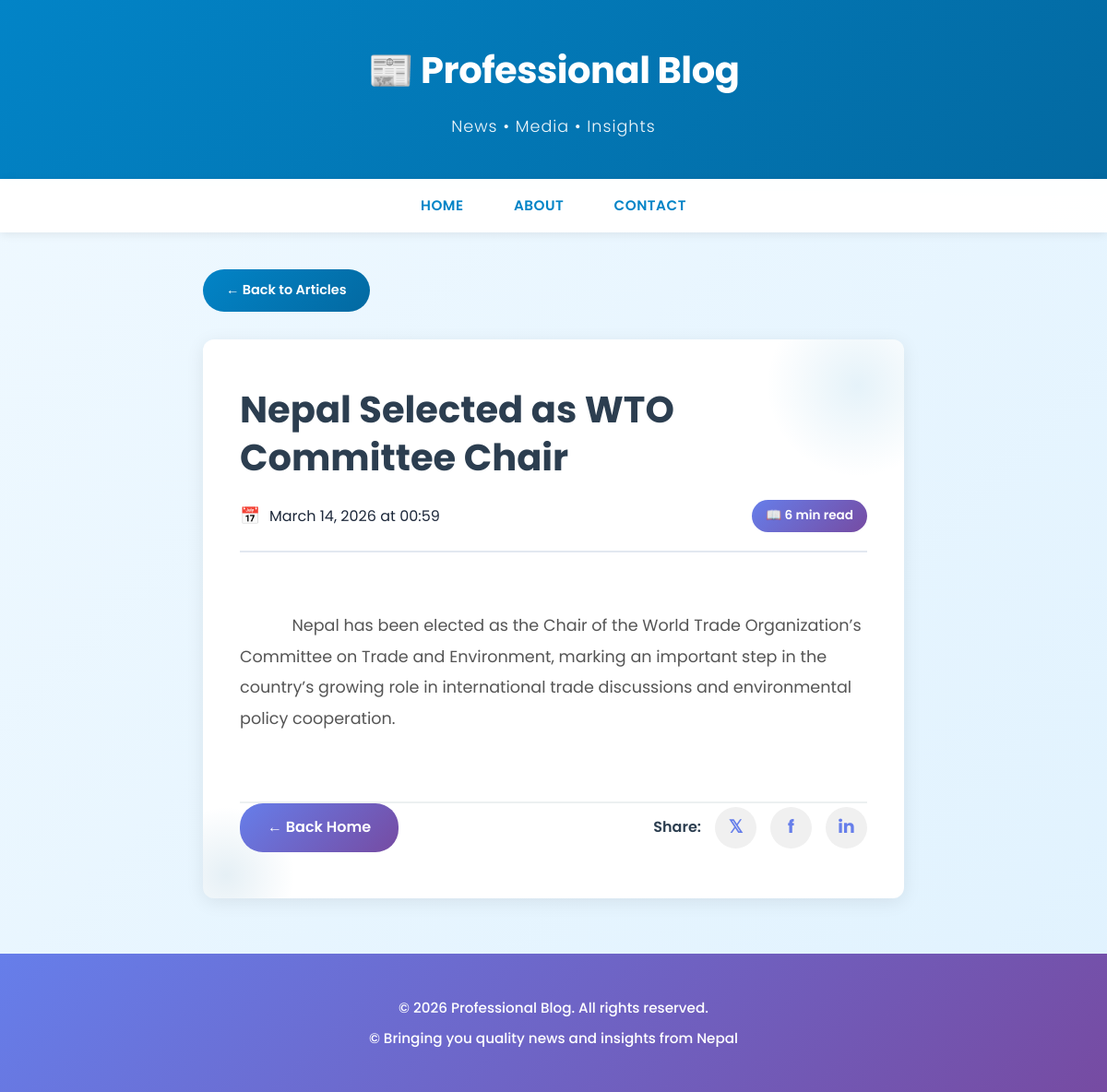
/post/5/, run on the app's committed database.
### posts/models.py (models this page shows)
class Post(models.Model):
    title=models.CharField(max_length=100)
    body=models.CharField(max_length=1000000)
    created_at=models.DateTimeField(default=datetime.now, blank=True)

### posts/views.py (the view)
# urls.py: path('post/<str:pk>/', views.post, name='post'),
def post(request,pk):
    posts=Post.objects.get(id=pk)
    return render(request, 'posts.html', {'posts': posts})

### templates/posts.html (shortened to what this page needs)
<!DOCTYPE html>
<html lang="en">
<head>
</head>
<body>
<header>
    <h1>📰 Professional Blog</h1>
    <p>News • Media • Insights</p>
</header>
<nav>
    <a href="/">Home</a>
    <a href="/#about">About</a>
    <a href="/#contact">Contact</a>
</nav>
<div class="container">
    <a href="/" class="back-button">← Back to Articles</a>
    <article>
        <h1>{{ posts.title }}</h1>
        <div class="article-meta">
            <span class="article-date">{{ posts.created_at|date:"F d, Y \a\t H:i" }}</span>
            <span class="article-reading-time">📖 6 min read</span>
        </div>
        <div class="article-content">
            {{ posts.body }}
        </div>
        <div class="article-footer">
            <a href="/">← Back Home</a>
            <div class="article-share">
                <span style="color: #2c3e50; font-weight: 600; position: relative; z-index: 1;">Share:</span>
                <a href="#" title="Share on Twitter">𝕏</a>
                <a href="#" title="Share on Facebook">f</a>
                <a href="#" title="Share on LinkedIn">in</a>
            </div>
        </div>
    </article>
</div>
<footer>
    <p>&copy; 2026 Professional Blog. All rights reserved.</p>
    <p>© Bringing you quality news and insights from Nepal</p>
</footer>
</body>
</html>

### templates/posts.html (style rules this page uses)
* { margin: 0; padding: 0; box-sizing: border-box; }
body { font-family: 'Poppins', sans-serif; background: linear-gradient(135deg, #f0f9ff 0%, #e0f2fe 100%); color: #1e293b; line-height: 1.8; min-height: 100vh; }
header { background: linear-gradient(135deg, #0284c7 0%, #0369a1 100%); color: white; padding: 40px 20px; text-align: center; box-shadow: 0 4px 15px rgba(0, 0, 0, 0.1); }
header h1 { font-size: 2.5em; font-weight: 700; margin-bottom: 10px; letter-spacing: -0.5px; }
header p { font-size: 1.1em; font-weight: 300; opacity: 0.95; letter-spacing: 1px; }
nav { background: rgba(255, 255, 255, 0.98); padding: 15px 0; text-align: center; position: sticky; top: 0; z-index: 100; box-shadow: 0 2px 10px rgba(0, 0, 0, 0.08); }
nav a { color: #0284c7; margin: 0 25px; text-decoration: none; font-weight: 600; transition: all 0.3s ease; font-size: 0.95em; text-transform: uppercase; letter-spacing: 0.5px; }
.container { max-width: 800px; margin: 40px auto; padding: 0 20px; }
.back-button { display: inline-block; background: linear-gradient(135deg, #0284c7 0%, #0369a1 100%); color: white; padding: 10px 25px; text-decoration: none; border-radius: 25px; font-weight: 600; font-size: 0.9em; margin-bottom: 30px; transition: all 0.3s; }
article { background: white; padding: 50px 40px; border-radius: 12px; box-shadow: 0 4px 20px rgba(0, 0, 0, 0.08); position: relative; overflow: hidden; }
article::before { content: ''; position: absolute; top: -50px; right: -50px; width: 200px; height: 200px; background: radial-gradient(circle, rgba(2, 132, 199, 0.1) 0%, transparent 70%); }
article::after { content: ''; position: absolute; bottom: -50px; left: -50px; width: 150px; height: 150px; background: radial-gradient(circle, rgba(3, 105, 161, 0.1) 0%, transparent 70%); }
article h1 { color: #2c3e50; font-size: 2.5em; margin-bottom: 20px; font-weight: 700; line-height: 1.3; position: relative; z-index: 1; }
.article-meta { display: flex; justify-content: space-between; align-items: center; padding-bottom: 20px; border-bottom: 2px solid #e2e8f0; margin-bottom: 30px; flex-wrap: wrap; gap: 15px; position: relative; z-index: 1; }
.article-date::before { content: '📅'; margin-right: 10px; font-size: 1.1em; }
.article-reading-time { background: linear-gradient(135deg, #667eea 0%, #764ba2 100%); color: white; padding: 5px 15px; border-radius: 20px; font-size: 0.85em; font-weight: 600; }
.article-content { color: #555; font-size: 1.1em; line-height: 1.9; margin: 30px 0; word-break: break-word; white-space: pre-wrap; position: relative; z-index: 1; }
.article-footer { margin-top: 40px;2e8f0 padding-top: 30px; border-top: 2px solid #ecf0f1; display: flex; justify-content: space-between; align-items: center; flex-wrap: wrap; gap: 20px; position: relative; z-index: 1; }
.article-footer a { background: linear-gradient(135deg, #667eea 0%, #764ba2 100%); color: white; padding: 12px 30px; text-decoration: none; border-radius: 25px; font-weight: 600; transition: all 0.3s; }
.article-share { display: flex; align-items: center; gap: 15px; position: relative; z-index: 1; }
.article-share a { display: inline-flex; align-items: center; justify-content: center; width: 45px; height: 45px; border-radius: 50%; background: #f0f0f0; color: #667eea; text-decoration: none; font-weight: 700; transition: all 0.3s; padding: 0; font-size: 1.2em; }
footer { background: linear-gradient(135deg, #667eea 0%, #764ba2 100%); color: white; text-align: center; padding: 40px 20px; margin-top: 60px; font-weight: 500; }
footer p { margin: 5px 0; font-size: 0.95em; }

### data on the page
Post: title "Nepal Selected as WTO Committee Chair", created_at "March 14, 2026 at 00:59", body "Nepal has been elected as the Chair of the World Trade Organization’s Committee on Trade and Environment, marking an important step in the country’s growing role in international trade discussions and environmental policy cooperation."
